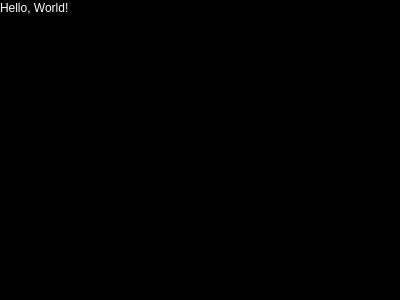
<?xml version="1.0" encoding="UTF-8"?>
<ui version="4.0">
 <class>MainWindow</class>
 <widget class="QMainWindow" name="MainWindow">
  <property name="geometry">
   <rect>
    <x>0</x>
    <y>0</y>
    <width>400</width>
    <height>300</height>
   </rect>
  </property>
  <property name="palette">
   <palette>
    <active>
     <colorrole role="WindowText">
      <brush brushstyle="SolidPattern">
       <color alpha="255">
        <red>255</red>
        <green>255</green>
        <blue>255</blue>
       </color>
      </brush>
     </colorrole>
     <colorrole role="Base">
      <brush brushstyle="SolidPattern">
       <color alpha="255">
        <red>255</red>
        <green>255</green>
        <blue>255</blue>
       </color>
      </brush>
     </colorrole>
     <colorrole role="Window">
      <brush brushstyle="SolidPattern">
       <color alpha="255">
        <red>0</red>
        <green>0</green>
        <blue>0</blue>
       </color>
      </brush>
     </colorrole>
    </active>
    <inactive>
     <colorrole role="WindowText">
      <brush brushstyle="SolidPattern">
       <color alpha="255">
        <red>255</red>
        <green>255</green>
        <blue>255</blue>
       </color>
      </brush>
     </colorrole>
     <colorrole role="Base">
      <brush brushstyle="SolidPattern">
       <color alpha="255">
        <red>255</red>
        <green>255</green>
        <blue>255</blue>
       </color>
      </brush>
     </colorrole>
     <colorrole role="Window">
      <brush brushstyle="SolidPattern">
       <color alpha="255">
        <red>0</red>
        <green>0</green>
        <blue>0</blue>
       </color>
      </brush>
     </colorrole>
    </inactive>
    <disabled>
     <colorrole role="WindowText">
      <brush brushstyle="SolidPattern">
       <color alpha="255">
        <red>120</red>
        <green>120</green>
        <blue>120</blue>
       </color>
      </brush>
     </colorrole>
     <colorrole role="Base">
      <brush brushstyle="SolidPattern">
       <color alpha="255">
        <red>0</red>
        <green>0</green>
        <blue>0</blue>
       </color>
      </brush>
     </colorrole>
     <colorrole role="Window">
      <brush brushstyle="SolidPattern">
       <color alpha="255">
        <red>0</red>
        <green>0</green>
        <blue>0</blue>
       </color>
      </brush>
     </colorrole>
    </disabled>
   </palette>
  </property>
  <property name="windowTitle">
   <string>MainWindow</string>
  </property>
  <property name="autoFillBackground">
   <bool>false</bool>
  </property>
  <widget class="QWidget" name="centralWidget">
   <widget class="ImageViewport" name="label">
    <property name="geometry">
     <rect>
      <x>0</x>
      <y>0</y>
      <width>91</width>
      <height>16</height>
     </rect>
    </property>
    <property name="autoFillBackground">
     <bool>false</bool>
    </property>
    <property name="frameShape">
     <enum>QFrame::NoFrame</enum>
    </property>
    <property name="text">
     <string>Hello, World!</string>
    </property>
    <property name="textFormat">
     <enum>Qt::PlainText</enum>
    </property>
    <property name="scaledContents">
     <bool>true</bool>
    </property>
    <property name="textInteractionFlags">
     <set>Qt::NoTextInteraction</set>
    </property>
   </widget>
   <widget class="QWidget" name="checkerboard" native="true">
    <property name="geometry">
     <rect>
      <x>80</x>
      <y>90</y>
      <width>120</width>
      <height>80</height>
     </rect>
    </property>
    <property name="autoFillBackground">
     <bool>true</bool>
    </property>
   </widget>
   <widget class="QWidget" name="solid" native="true">
    <property name="geometry">
     <rect>
      <x>0</x>
      <y>0</y>
      <width>120</width>
      <height>80</height>
     </rect>
    </property>
    <property name="autoFillBackground">
     <bool>true</bool>
    </property>
   </widget>
   <zorder>checkerboard</zorder>
   <zorder>solid</zorder>
   <zorder>label</zorder>
  </widget>
 </widget>
 <layoutdefault spacing="6" margin="11"/>
 <customwidgets>
  <customwidget>
   <class>ImageViewport</class>
   <extends>QLabel</extends>
   <header>ImageViewport.h</header>
  </customwidget>
 </customwidgets>
 <resources/>
 <connections/>
</ui>
